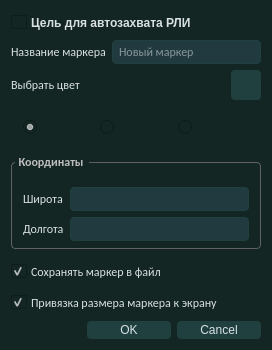
<?xml version="1.0" encoding="UTF-8"?>
<ui version="4.0">
 <class>MarkerDialog</class>
 <widget class="QDialog" name="MarkerDialog">
  <property name="geometry">
   <rect>
    <x>0</x>
    <y>0</y>
    <width>272</width>
    <height>348</height>
   </rect>
  </property>
  <property name="windowTitle">
   <string>Новый маркер</string>
  </property>
  <property name="windowIcon">
   <iconset resource="../src/images.qrc">
    <normaloff>:/ui-resources/quasarlogo/icon.png</normaloff>:/ui-resources/quasarlogo/icon.png</iconset>
  </property>
  <property name="styleSheet">
   <string notr="true">QDialog {
  background-color: #132623;
}

QDockWidget {
  outline: 1px solid #204040;
  background-color: #FAFAFA;
  border: 1px solid #204040;
  border-radius: 4px;
  titlebar-close-icon: url(&quot;:/ui-resources/css/transparent.png&quot;);
  titlebar-normal-icon: url(&quot;:/ui-resources/css/transparent.png&quot;);
}

QDockWidget::title {
  /* Better size for title bar */
  padding: 3px;
  spacing: 4px;
  border: none;
  background-color: #204040;
}

QDockWidget::close-button {
  icon-size: 12px;
  border: none;
  background: transparent;
  background-image: transparent;
  border: 0;
  margin: 0;
  padding: 0;
  image: url(&quot;:/ui-resources/css/window_close.png&quot;);
}

QDockWidget::close-button:hover {
  image: url(&quot;:/ui-resources/css/window_close_focus.png&quot;);
}

QDockWidget::close-button:pressed {
  image: url(&quot;:/ui-resources/css/window_close_pressed.png&quot;);
}

QDockWidget::float-button {
  icon-size: 12px;
  border: none;
  background: transparent;
  background-image: transparent;
  border: 0;
  margin: 0;
  padding: 0;
  image: url(&quot;:/ui-resources/css/window_undock.png&quot;);
}

QDockWidget::float-button:hover {
  image: url(&quot;:/ui-resources/css/window_undock_focus.png&quot;);
}

QDockWidget::float-button:pressed {
  image: url(&quot;:/ui-resources/css/window_undock_pressed.png&quot;);
}

QScrollBar:horizontal {
  height: 8px;
  margin: 0px 16px 0px 16px;
  border: 1px solid #204040;
  border-radius: 4px;
  background-color: #204040;
}

QScrollBar:vertical {
  background-color: #204040;
  width: 8px;
  margin: 16px 0px 16px 0px;
  border: 1px solid #204040;
  border-radius: 4px;
}

QScrollBar::handle:horizontal {
  background-color: #204040;
  border: 1px solid #204040;
  border-radius: 4px;
  min-width: 8px;
}

QScrollBar::handle:horizontal:hover {
  background-color: #499c54;
  border: #499c54;
  border-radius: 4px;
  min-width: 8px;
}

QScrollBar::handle:horizontal:focus {
  border: 1px solid #bc9117;
}

QScrollBar::handle:vertical {
  background-color: #204040;
  border: 1px solid #204040;
  min-height: 8px;
  border-radius: 4px;
}

QScrollBar::handle:vertical:hover {
  background-color: #499c54;
  border: #499c54;
  border-radius: 4px;
  min-height: 8px;
}

QScrollBar::handle:vertical:focus {
  border: 1px solid #bc9117;
}

QScrollBar::add-line:horizontal {
  margin: 0px 0px 0px 0px;
  border-image: url(&quot;:/ui-resources/css/arrow_right_disabled.png&quot;);
  height: 12px;
  width: 12px;
  subcontrol-position: right;
  subcontrol-origin: margin;
}

QScrollBar::add-line:horizontal:hover, QScrollBar::add-line:horizontal:on {
  border-image: url(&quot;:/ui-resources/css/arrow_right.png&quot;);
  height: 12px;
  width: 12px;
  subcontrol-position: right;
  subcontrol-origin: margin;
}

QScrollBar::add-line:vertical {
  margin: 3px 0px 3px 0px;
  border-image: url(&quot;:/ui-resources/css/arrow_down_disabled.png&quot;);
  height: 12px;
  width: 12px;
  subcontrol-position: bottom;
  subcontrol-origin: margin;
}

QScrollBar::add-line:vertical:hover, QScrollBar::add-line:vertical:on {
  border-image: url(&quot;:/ui-resources/css/arrow_down.png&quot;);
  height: 12px;
  width: 12px;
  subcontrol-position: bottom;
  subcontrol-origin: margin;
}

QScrollBar::sub-line:horizontal {
  margin: 0px 3px 0px 3px;
  border-image: url(&quot;:/ui-resources/css/arrow_left_disabled.png&quot;);
  height: 12px;
  width: 12px;
  subcontrol-position: left;
  subcontrol-origin: margin;
}

QScrollBar::sub-line:horizontal:hover, QScrollBar::sub-line:horizontal:on {
  border-image: url(&quot;:/ui-resources/css/arrow_left.png&quot;);
  height: 12px;
  width: 12px;
  subcontrol-position: left;
  subcontrol-origin: margin;
}

QScrollBar::sub-line:vertical {
  margin: 3px 0px 3px 0px;
  border-image: url(&quot;:/ui-resources/css/arrow_up_disabled.png&quot;);
  height: 12px;
  width: 12px;
  subcontrol-position: top;
  subcontrol-origin: margin;
}

QScrollBar::sub-line:vertical:hover, QScrollBar::sub-line:vertical:on {
  border-image: url(&quot;:/ui-resources/css/arrow_up.png&quot;);
  height: 12px;
  width: 12px;
  subcontrol-position: top;
  subcontrol-origin: margin;
}

QScrollBar::up-arrow:horizontal, QScrollBar::down-arrow:horizontal {
  background: none;
}

QScrollBar::up-arrow:vertical, QScrollBar::down-arrow:vertical {
  background: none;
}

QScrollBar::add-page:horizontal, QScrollBar::sub-page:horizontal {
  background: none;
}

QScrollBar::add-page:vertical, QScrollBar::sub-page:vertical {
  background: none;
}

QMainWindow::separator {
  background-color: #204040;
  border: 0px solid #FAFAFA;
  spacing: 0px;
  padding: 0px;
}

QMainWindow::separator:hover {
  background-color: #499c54;
  border: 0px solid #73C7FF;
}

QMainWindow::separator:horizontal {
  width: 2px;
  margin-top: 2px;
  margin-bottom: 2px;
  image: url(&quot;:/ui-resources/css/toolbar_separator_vertical.png&quot;);
}

QMainWindow::separator:vertical {
  height: 2px;
  margin-left: 2px;
  margin-right: 2px;
  image: url(&quot;:/ui-resources/css/toolbar_separator_horizontal.png&quot;);
}

QMenuBar {
  background-color: #204040;
  padding: 2px;
  border: 1px solid #204040;
  color: #19232D;
  selection-background-color: #73C7FF;
}

QMenuBar:focus {
  border: 1px solid #9FCBFF;
}

QMenuBar::item {
  background: transparent;
  padding: 4px;
}

QMenuBar::item:selected {
  padding: 4px;
  background: transparent;
  border: 0px solid #C9CDD0;
  background-color: #73C7FF;
}

QMenuBar::item:pressed {
  padding: 4px;
  border: 0px solid #C9CDD0;
  background-color: #73C7FF;
  color: #19232D;
  margin-bottom: 0px;
  padding-bottom: 0px;
}

/* QMenu ------------------------------------------------------------------

https://doc.qt.io/qt-5/stylesheet-examples.html#customizing-qmenu

--------------------------------------------------------------------------- */
QMenu {
  border: 0px solid #C9CDD0;
  color: #19232D;
  margin: 0px;
  background-color: #CED1D4;
  selection-background-color: #73C7FF;
}

QMenu::separator {
  height: 1px;
  background-color: #ACB1B6;
  color: #19232D;
}

QMenu::item {
  background-color: #CED1D4;
  padding: 4px 24px 4px 28px;
  /* Reserve space for selection border */
  border: 1px transparent #C9CDD0;
}

QMenu::item:selected {
  color: #19232D;
  background-color: #73C7FF;
}

QMenu::item:pressed {
  background-color: #73C7FF;
}

QMenu::icon {
  padding-left: 10px;
  width: 14px;
  height: 14px;
}

QMenu::indicator {
  padding-left: 8px;
  width: 12px;
  height: 12px;
  /* non-exclusive indicator = check box style indicator (see QActionGroup::setExclusive) */
  /* exclusive indicator = radio button style indicator (see QActionGroup::setExclusive) */
}

QMenu::indicator:non-exclusive:unchecked {
  image: url(&quot;:/ui-resources/css/checkbox_unchecked.png&quot;);
}

QMenu::indicator:non-exclusive:unchecked:hover, QMenu::indicator:non-exclusive:unchecked:focus, QMenu::indicator:non-exclusive:unchecked:pressed {
  border: none;
  image: url(&quot;:/ui-resources/css/checkbox_unchecked_focus.png&quot;);
}

QMenu::indicator:non-exclusive:unchecked:disabled {
  image: url(&quot;:/ui-resources/css/checkbox_unchecked_disabled.png&quot;);
}

QMenu::indicator:non-exclusive:checked {
  image: url(&quot;:/ui-resources/css/checkbox_checked.png&quot;);
}

QMenu::indicator:non-exclusive:checked:hover, QMenu::indicator:non-exclusive:checked:focus, QMenu::indicator:non-exclusive:checked:pressed {
  border: none;
  image: url(&quot;:/ui-resources/css/checkbox_checked_focus.png&quot;);
}

QMenu::indicator:non-exclusive:checked:disabled {
  image: url(&quot;:/ui-resources/css/checkbox_checked_disabled.png&quot;);
}

QMenu::indicator:non-exclusive:indeterminate {
  image: url(&quot;:/ui-resources/css/checkbox_indeterminate.png&quot;);
}

QMenu::indicator:non-exclusive:indeterminate:disabled {
  image: url(&quot;:/ui-resources/css/checkbox_indeterminate_disabled.png&quot;);
}

QMenu::indicator:non-exclusive:indeterminate:focus, QMenu::indicator:non-exclusive:indeterminate:hover, QMenu::indicator:non-exclusive:indeterminate:pressed {
  image: url(&quot;:/ui-resources/css/checkbox_indeterminate_focus.png&quot;);
}

QMenu::indicator:exclusive:unchecked {
  image: url(&quot;:/ui-resources/css/radio_unchecked.png&quot;);
}

QMenu::indicator:exclusive:unchecked:hover, QMenu::indicator:exclusive:unchecked:focus, QMenu::indicator:exclusive:unchecked:pressed {
  border: none;
  outline: none;
  image: url(&quot;:/ui-resources/css/radio_unchecked_focus.png&quot;);
}

QMenu::indicator:exclusive:unchecked:disabled {
  image: url(&quot;:/ui-resources/css/radio_unchecked_disabled.png&quot;);
}

QMenu::indicator:exclusive:checked {
  border: none;
  outline: none;
  image: url(&quot;:/ui-resources/css/radio_checked.png&quot;);
}

QMenu::indicator:exclusive:checked:hover, QMenu::indicator:exclusive:checked:focus, QMenu::indicator:exclusive:checked:pressed {
  border: none;
  outline: none;
  image: url(&quot;:/ui-resources/css/radio_checked_focus.png&quot;);
}

QMenu::indicator:exclusive:checked:disabled {
  outline: none;
  image: url(&quot;:/ui-resources/css/radio_checked_disabled.png&quot;);
}

QMenu::right-arrow {
  margin: 5px;
  padding-left: 12px;
  image: url(&quot;:/ui-resources/css/arrow_right.png&quot;);
  height: 12px;
  width: 12px;
}
</string>
  </property>
  <layout class="QVBoxLayout" name="verticalLayout">
   <item>
    <widget class="QCheckBox" name="checkBox_autocapture">
     <property name="font">
      <font>
       <bold>true</bold>
       <strikeout>false</strikeout>
      </font>
     </property>
     <property name="styleSheet">
      <string notr="true">QCheckBox {
  background-color: #132623;
  color: #dae1e5;
  spacing: 4px;
  outline: none;
  padding-top: 4px;
  padding-bottom: 4px;
}

QCheckBox:focus {
  border: none;
}

QCheckBox QWidget:disabled {
  background-color: #132623;
  color: #788D9C;
}

QCheckBox::indicator {
  margin-left: 2px;
  height: 14px;
  width: 14px;
}

QCheckBox::indicator:unchecked {
  image: url(&quot;:/ui-resources/css/checkbox_unchecked.png&quot;);
}

QCheckBox::indicator:unchecked:hover, QCheckBox::indicator:unchecked:focus, QCheckBox::indicator:unchecked:pressed {
  border: none;
  image: url(&quot;:/ui-resources/css/checkbox_unchecked_focus.png&quot;);
}

QCheckBox::indicator:unchecked:disabled {
  image: url(&quot;:/ui-resources/css/checkbox_unchecked_disabled.png&quot;);
}

QCheckBox::indicator:checked {
  image: url(&quot;:/ui-resources/css/checkbox_checked.png&quot;);
}

QCheckBox::indicator:checked:hover, QCheckBox::indicator:checked:focus, QCheckBox::indicator:checked:pressed {
  border: none;
  image: url(&quot;:/ui-resources/css/checkbox_checked_focus.png&quot;);
}

QCheckBox::indicator:checked:disabled {
  image: url(&quot;:/ui-resources/css/checkbox_checked_disabled.png&quot;);
}

QCheckBox::indicator:indeterminate {
  image: url(&quot;:/ui-resources/css/checkbox_indeterminate.png&quot;);
}

QCheckBox::indicator:indeterminate:disabled {
  image: url(&quot;:/ui-resources/css/checkbox_indeterminate_disabled.png&quot;);
}

QCheckBox::indicator:indeterminate:focus, QCheckBox::indicator:indeterminate:hover, QCheckBox::indicator:indeterminate:pressed {
  image: url(&quot;:/ui-resources/css/checkbox_indeterminate_focus.png&quot;);
}
</string>
     </property>
     <property name="text">
      <string>Цель для автозахвата РЛИ</string>
     </property>
     <property name="icon">
      <iconset resource="../src/images.qrc">
       <normaloff>:/ui-resources/white/newimage.png</normaloff>:/ui-resources/white/newimage.png</iconset>
     </property>
    </widget>
   </item>
   <item>
    <layout class="QHBoxLayout" name="horizontalLayout_2">
     <item>
      <widget class="QLabel" name="label_d_markerName">
       <property name="font">
        <font>
         <family>Calibri</family>
         <pointsize>9</pointsize>
        </font>
       </property>
       <property name="styleSheet">
        <string notr="true">QWidget {
 color: #dae1e5
}

Label {
  background-color: #132623;
  border: 0px solid #C9CDD0;
  padding: 2px;
  margin: 0px;
  color: #dae1e5;
}

QLabel:disabled {
  background-color: #313131;
  border: 0px solid #C9CDD0;
  color: #b2b9bb;
}</string>
       </property>
       <property name="text">
        <string>Название маркера</string>
       </property>
      </widget>
     </item>
     <item>
      <widget class="QLineEdit" name="lineEdit_markerName">
       <property name="font">
        <font>
         <family>Calibri</family>
         <pointsize>9</pointsize>
        </font>
       </property>
       <property name="styleSheet">
        <string notr="true">QLineEdit {
  background-color: #203a40;
  padding-top: 2px;
  /* This QLineEdit fix  103, 111 */
  padding-bottom: 2px;
  /* This QLineEdit fix  103, 111 */
  padding-left: 4px;
  padding-right: 4px;
  border-style: solid;
  border: 1px solid #204040;
  border-radius: 4px;
  color: #F2F2F2;
}

QLineEdit:disabled {
  background-color: #203a40;
  color: #9DA9B5;
}

QLineEdit:hover {
  border: 1px solid #499c54;
  color: #F2F2F2;
}

QLineEdit:focus {
  border: 1px solid #bc9117;
}

QLineEdit:selected {
  background-color: #bc9117;
  color: #dae1e5;
}
</string>
       </property>
       <property name="text">
        <string/>
       </property>
       <property name="placeholderText">
        <string>Новый маркер</string>
       </property>
      </widget>
     </item>
    </layout>
   </item>
   <item>
    <layout class="QHBoxLayout" name="horizontalLayout">
     <item>
      <widget class="QLabel" name="label_d_markerColor">
       <property name="font">
        <font>
         <family>Calibri</family>
         <pointsize>9</pointsize>
        </font>
       </property>
       <property name="styleSheet">
        <string notr="true">QWidget {
 color: #dae1e5
}

Label {
  background-color: #132623;
  border: 0px solid #C9CDD0;
  padding: 2px;
  margin: 0px;
  color: #dae1e5;
}

QLabel:disabled {
  background-color: #313131;
  border: 0px solid #C9CDD0;
  color: #b2b9bb;
}</string>
       </property>
       <property name="text">
        <string>Выбрать цвет</string>
       </property>
      </widget>
     </item>
     <item>
      <widget class="ColorPicker" name="colorPicker">
       <property name="sizePolicy">
        <sizepolicy hsizetype="Fixed" vsizetype="Fixed">
         <horstretch>0</horstretch>
         <verstretch>0</verstretch>
        </sizepolicy>
       </property>
       <property name="minimumSize">
        <size>
         <width>30</width>
         <height>30</height>
        </size>
       </property>
       <property name="maximumSize">
        <size>
         <width>30</width>
         <height>30</height>
        </size>
       </property>
       <property name="font">
        <font>
         <family>Calibri</family>
         <pointsize>9</pointsize>
        </font>
       </property>
       <property name="styleSheet">
        <string notr="true">QPushButton {
  background-color: #204040;
  color: #dae1e5;
  border-radius: 4px;
  padding: 2px;
  outline: none;
  border: none;
}

QPushButton:disabled {
  background-color: #203a40;
  color: #Bebebf;
  border-radius: 4px;
  padding: 2px;
}

QPushButton:hover {
  background-color: #499c54;
  color: #23243b;
}

QPushButton:pressed {
  background-color: #132623;
  color: #23243b;
}

QPushButton:selected {
  background: #ACB1B6;
  color: #19232D;
}

QPushButton::menu-indicator {
  subcontrol-origin: padding;
  subcontrol-position: bottom right;
  bottom: 4px;
}

QDialogButtonBox QPushButton {
  /* Issue #194 #248 - Special case of QPushButton inside dialogs, for better UI */
  min-width: 80px;
}</string>
       </property>
       <property name="text">
        <string/>
       </property>
      </widget>
     </item>
    </layout>
   </item>
   <item>
    <widget class="QScrollArea" name="scrollArea">
     <property name="font">
      <font>
       <family>Calibri</family>
      </font>
     </property>
     <property name="styleSheet">
      <string notr="true">QWidget {
  color: rgb(255, 255, 255);
  background-color: #132623;
}


QAbstractScrollArea {
  background-color: #132623;
  border: 1px solid #132623;
  border-radius: 4px;
  /* fix #159 */
  padding: 2px;
  /* remove min-height to fix #244 */
  color: #132623;
}

QAbstractScrollArea:disabled {
  color: #132623;
}</string>
     </property>
     <property name="frameShape">
      <enum>QFrame::NoFrame</enum>
     </property>
     <property name="widgetResizable">
      <bool>true</bool>
     </property>
     <widget class="QWidget" name="scrollAreaWidgetContents">
      <property name="geometry">
       <rect>
        <x>0</x>
        <y>0</y>
        <width>248</width>
        <height>39</height>
       </rect>
      </property>
      <layout class="QGridLayout" name="gridLayout_2">
       <item row="0" column="0">
        <widget class="QRadioButton" name="radioButton_defaultMarker">
         <property name="font">
          <font>
           <family>Calibri</family>
           <pointsize>9</pointsize>
          </font>
         </property>
         <property name="text">
          <string/>
         </property>
         <property name="icon">
          <iconset resource="../src/map-resources.qrc">
           <normaloff>:/map-resources/markers/default.png</normaloff>:/map-resources/markers/default.png</iconset>
         </property>
         <property name="checked">
          <bool>true</bool>
         </property>
        </widget>
       </item>
       <item row="0" column="2">
        <widget class="QRadioButton" name="radioButton_sar">
         <property name="font">
          <font>
           <family>Calibri</family>
           <pointsize>9</pointsize>
          </font>
         </property>
         <property name="text">
          <string/>
         </property>
         <property name="icon">
          <iconset resource="../src/map-resources.qrc">
           <normaloff>:/map-resources/markers/radar.png</normaloff>:/map-resources/markers/radar.png</iconset>
         </property>
        </widget>
       </item>
       <item row="0" column="1">
        <widget class="QRadioButton" name="radioButton_flag">
         <property name="font">
          <font>
           <family>Calibri</family>
           <pointsize>9</pointsize>
          </font>
         </property>
         <property name="text">
          <string/>
         </property>
         <property name="icon">
          <iconset resource="../src/map-resources.qrc">
           <normaloff>:/map-resources/markers/flag.png</normaloff>:/map-resources/markers/flag.png</iconset>
         </property>
        </widget>
       </item>
      </layout>
     </widget>
    </widget>
   </item>
   <item>
    <widget class="QGroupBox" name="groupBox_coordinates">
     <property name="font">
      <font>
       <family>Calibri</family>
       <pointsize>9</pointsize>
       <bold>true</bold>
      </font>
     </property>
     <property name="styleSheet">
      <string notr="true">QGroupBox {
  font-weight: bold;
  border: 1px solid #616161;
  border-radius: 4px;
  padding: 2px;
  margin-top: 6px;
  margin-bottom: 4px;
  color: #Bebebf
}

QGroupBox::title {
  subcontrol-origin: margin;
  subcontrol-position: top left;
  left: 4px;
  padding-left: 2px;
  padding-right: 4px;
  padding-top: -4px;
}

QGroupBox::indicator {
  margin-left: 2px;
  margin-top: 2px;
  padding: 0;
  height: 14px;
  width: 14px;
}

QGroupBox::indicator:unchecked {
  border: none;
  image: url(&quot;:/ui-resources/css/checkbox_unchecked.png&quot;);
}

QGroupBox::indicator:unchecked:hover, QGroupBox::indicator:unchecked:focus, QGroupBox::indicator:unchecked:pressed {
  border: none;
  image: url(&quot;:/ui-resources/css/checkbox_unchecked_focus.png&quot;);
}

QGroupBox::indicator:unchecked:disabled {
  image: url(&quot;:/ui-resources/css/checkbox_unchecked_disabled.png&quot;);
}

QGroupBox::indicator:checked {
  border: none;
  image: url(&quot;:/ui-resources/css/checkbox_checked.png&quot;);
}

QGroupBox::indicator:checked:hover, QGroupBox::indicator:checked:focus, QGroupBox::indicator:checked:pressed {
  border: none;
  image: url(&quot;:/ui-resources/css/checkbox_checked_focus.png&quot;);
}

QGroupBox::indicator:checked:disabled {
  image: url(&quot;:/ui-resources/css/checkbox_checked_disabled.png&quot;);
}</string>
     </property>
     <property name="title">
      <string>Координаты</string>
     </property>
     <layout class="QGridLayout" name="gridLayout">
      <item row="0" column="0">
       <widget class="QLabel" name="label_d_latitude">
        <property name="font">
         <font>
          <family>Calibri</family>
          <pointsize>9</pointsize>
         </font>
        </property>
        <property name="styleSheet">
         <string notr="true">QWidget {
 color: #dae1e5
}

Label {
  background-color: #132623;
  border: 0px solid #C9CDD0;
  padding: 2px;
  margin: 0px;
  color: #dae1e5;
}

QLabel:disabled {
  background-color: #313131;
  border: 0px solid #C9CDD0;
  color: #b2b9bb;
}</string>
        </property>
        <property name="text">
         <string>Широта</string>
        </property>
       </widget>
      </item>
      <item row="0" column="1">
       <widget class="QLineEdit" name="lineEdit_latitude">
        <property name="font">
         <font>
          <family>Calibri</family>
          <pointsize>9</pointsize>
         </font>
        </property>
        <property name="styleSheet">
         <string notr="true">QLineEdit {
  background-color: #203a40;
  padding-top: 2px;
  /* This QLineEdit fix  103, 111 */
  padding-bottom: 2px;
  /* This QLineEdit fix  103, 111 */
  padding-left: 4px;
  padding-right: 4px;
  border-style: solid;
  border: 1px solid #204040;
  border-radius: 4px;
  color: #F2F2F2;
}

QLineEdit:disabled {
  background-color: #203a40;
  color: #9DA9B5;
}

QLineEdit:hover {
  border: 1px solid #499c54;
  color: #F2F2F2;
}

QLineEdit:focus {
  border: 1px solid #bc9117;
}

QLineEdit:selected {
  background-color: #bc9117;
  color: #dae1e5;
}
</string>
        </property>
       </widget>
      </item>
      <item row="1" column="0">
       <widget class="QLabel" name="label_d_longitude">
        <property name="font">
         <font>
          <family>Calibri</family>
          <pointsize>9</pointsize>
         </font>
        </property>
        <property name="styleSheet">
         <string notr="true">QWidget {
 color: #dae1e5
}

Label {
  background-color: #132623;
  border: 0px solid #C9CDD0;
  padding: 2px;
  margin: 0px;
  color: #dae1e5;
}

QLabel:disabled {
  background-color: #313131;
  border: 0px solid #C9CDD0;
  color: #b2b9bb;
}</string>
        </property>
        <property name="text">
         <string>Долгота</string>
        </property>
       </widget>
      </item>
      <item row="1" column="1">
       <widget class="QLineEdit" name="lineEdit_longitude">
        <property name="font">
         <font>
          <family>Calibri</family>
          <pointsize>9</pointsize>
         </font>
        </property>
        <property name="styleSheet">
         <string notr="true">QLineEdit {
  background-color: #203a40;
  padding-top: 2px;
  /* This QLineEdit fix  103, 111 */
  padding-bottom: 2px;
  /* This QLineEdit fix  103, 111 */
  padding-left: 4px;
  padding-right: 4px;
  border-style: solid;
  border: 1px solid #204040;
  border-radius: 4px;
  color: #F2F2F2;
}

QLineEdit:disabled {
  background-color: #203a40;
  color: #9DA9B5;
}

QLineEdit:hover {
  border: 1px solid #499c54;
  color: #F2F2F2;
}

QLineEdit:focus {
  border: 1px solid #bc9117;
}

QLineEdit:selected {
  background-color: #bc9117;
  color: #dae1e5;
}
</string>
        </property>
       </widget>
      </item>
     </layout>
    </widget>
   </item>
   <item>
    <widget class="QCheckBox" name="checkBox_saveXML">
     <property name="font">
      <font>
       <family>Calibri</family>
       <pointsize>9</pointsize>
      </font>
     </property>
     <property name="styleSheet">
      <string notr="true">QCheckBox {
  background-color: #132623;
  color: #dae1e5;
  spacing: 4px;
  outline: none;
  padding-top: 4px;
  padding-bottom: 4px;
}

QCheckBox:focus {
  border: none;
}

QCheckBox QWidget:disabled {
  background-color: #132623;
  color: #788D9C;
}

QCheckBox::indicator {
  margin-left: 2px;
  height: 14px;
  width: 14px;
}

QCheckBox::indicator:unchecked {
  image: url(&quot;:/ui-resources/css/checkbox_unchecked.png&quot;);
}

QCheckBox::indicator:unchecked:hover, QCheckBox::indicator:unchecked:focus, QCheckBox::indicator:unchecked:pressed {
  border: none;
  image: url(&quot;:/ui-resources/css/checkbox_unchecked_focus.png&quot;);
}

QCheckBox::indicator:unchecked:disabled {
  image: url(&quot;:/ui-resources/css/checkbox_unchecked_disabled.png&quot;);
}

QCheckBox::indicator:checked {
  image: url(&quot;:/ui-resources/css/checkbox_checked.png&quot;);
}

QCheckBox::indicator:checked:hover, QCheckBox::indicator:checked:focus, QCheckBox::indicator:checked:pressed {
  border: none;
  image: url(&quot;:/ui-resources/css/checkbox_checked_focus.png&quot;);
}

QCheckBox::indicator:checked:disabled {
  image: url(&quot;:/ui-resources/css/checkbox_checked_disabled.png&quot;);
}

QCheckBox::indicator:indeterminate {
  image: url(&quot;:/ui-resources/css/checkbox_indeterminate.png&quot;);
}

QCheckBox::indicator:indeterminate:disabled {
  image: url(&quot;:/ui-resources/css/checkbox_indeterminate_disabled.png&quot;);
}

QCheckBox::indicator:indeterminate:focus, QCheckBox::indicator:indeterminate:hover, QCheckBox::indicator:indeterminate:pressed {
  image: url(&quot;:/ui-resources/css/checkbox_indeterminate_focus.png&quot;);
}
</string>
     </property>
     <property name="text">
      <string>Сохранять маркер в файл</string>
     </property>
     <property name="checked">
      <bool>true</bool>
     </property>
    </widget>
   </item>
   <item>
    <widget class="QCheckBox" name="checkBox_screenAnchor">
     <property name="font">
      <font>
       <family>Calibri</family>
       <pointsize>9</pointsize>
      </font>
     </property>
     <property name="styleSheet">
      <string notr="true">QCheckBox {
  background-color: #132623;
  color: #dae1e5;
  spacing: 4px;
  outline: none;
  padding-top: 4px;
  padding-bottom: 4px;
}

QCheckBox:focus {
  border: none;
}

QCheckBox QWidget:disabled {
  background-color: #132623;
  color: #788D9C;
}

QCheckBox::indicator {
  margin-left: 2px;
  height: 14px;
  width: 14px;
}

QCheckBox::indicator:unchecked {
  image: url(&quot;:/ui-resources/css/checkbox_unchecked.png&quot;);
}

QCheckBox::indicator:unchecked:hover, QCheckBox::indicator:unchecked:focus, QCheckBox::indicator:unchecked:pressed {
  border: none;
  image: url(&quot;:/ui-resources/css/checkbox_unchecked_focus.png&quot;);
}

QCheckBox::indicator:unchecked:disabled {
  image: url(&quot;:/ui-resources/css/checkbox_unchecked_disabled.png&quot;);
}

QCheckBox::indicator:checked {
  image: url(&quot;:/ui-resources/css/checkbox_checked.png&quot;);
}

QCheckBox::indicator:checked:hover, QCheckBox::indicator:checked:focus, QCheckBox::indicator:checked:pressed {
  border: none;
  image: url(&quot;:/ui-resources/css/checkbox_checked_focus.png&quot;);
}

QCheckBox::indicator:checked:disabled {
  image: url(&quot;:/ui-resources/css/checkbox_checked_disabled.png&quot;);
}

QCheckBox::indicator:indeterminate {
  image: url(&quot;:/ui-resources/css/checkbox_indeterminate.png&quot;);
}

QCheckBox::indicator:indeterminate:disabled {
  image: url(&quot;:/ui-resources/css/checkbox_indeterminate_disabled.png&quot;);
}

QCheckBox::indicator:indeterminate:focus, QCheckBox::indicator:indeterminate:hover, QCheckBox::indicator:indeterminate:pressed {
  image: url(&quot;:/ui-resources/css/checkbox_indeterminate_focus.png&quot;);
}
</string>
     </property>
     <property name="text">
      <string>Привязка размера маркера к экрану</string>
     </property>
     <property name="checked">
      <bool>true</bool>
     </property>
    </widget>
   </item>
   <item>
    <spacer name="verticalSpacer">
     <property name="font">
      <font>
       <family>Calibri</family>
      </font>
     </property>
     <property name="orientation">
      <enum>Qt::Vertical</enum>
     </property>
     <property name="sizeHint" stdset="0">
      <size>
       <width>20</width>
       <height>2</height>
      </size>
     </property>
    </spacer>
   </item>
   <item>
    <widget class="QDialogButtonBox" name="buttonBox">
     <property name="font">
      <font>
       <family>Calibri</family>
       <pointsize>9</pointsize>
      </font>
     </property>
     <property name="styleSheet">
      <string notr="true">QDialogButtonBox QPushButton {
  /* Issue #194 #248 - Special case of QPushButton inside dialogs, for better UI */
  min-width: 80px;
}
QPushButton {
  background-color: #204040;
  color: #dae1e5;
  border-radius: 4px;
  padding: 2px;
  outline: none;
  border: none;
}

QPushButton:disabled {
  background-color: #203a40;
  color: #Bebebf;
  border-radius: 4px;
  padding: 2px;
}

QPushButton:hover {
  background-color: #499c54;
  color: #23243b;
}

QPushButton:pressed {
  background-color: #132623;
  color: #23243b;
}

QPushButton:selected {
  background: #ACB1B6;
  color: #19232D;
}

QPushButton::menu-indicator {
  subcontrol-origin: padding;
  subcontrol-position: bottom right;
  bottom: 4px;
}

QDialogButtonBox QPushButton {
  /* Issue #194 #248 - Special case of QPushButton inside dialogs, for better UI */
  min-width: 80px;
}</string>
     </property>
     <property name="orientation">
      <enum>Qt::Horizontal</enum>
     </property>
     <property name="standardButtons">
      <set>QDialogButtonBox::Cancel|QDialogButtonBox::Ok</set>
     </property>
    </widget>
   </item>
  </layout>
 </widget>
 <customwidgets>
  <customwidget>
   <class>ColorPicker</class>
   <extends>QPushButton</extends>
   <header location="global">widgets/colorpicker.h</header>
  </customwidget>
 </customwidgets>
 <resources>
  <include location="../src/images.qrc"/>
  <include location="../src/map-resources.qrc"/>
 </resources>
 <connections>
  <connection>
   <sender>buttonBox</sender>
   <signal>accepted()</signal>
   <receiver>MarkerDialog</receiver>
   <slot>accept()</slot>
   <hints>
    <hint type="sourcelabel">
     <x>248</x>
     <y>254</y>
    </hint>
    <hint type="destinationlabel">
     <x>157</x>
     <y>274</y>
    </hint>
   </hints>
  </connection>
  <connection>
   <sender>buttonBox</sender>
   <signal>rejected()</signal>
   <receiver>MarkerDialog</receiver>
   <slot>reject()</slot>
   <hints>
    <hint type="sourcelabel">
     <x>316</x>
     <y>260</y>
    </hint>
    <hint type="destinationlabel">
     <x>286</x>
     <y>274</y>
    </hint>
   </hints>
  </connection>
 </connections>
</ui>
